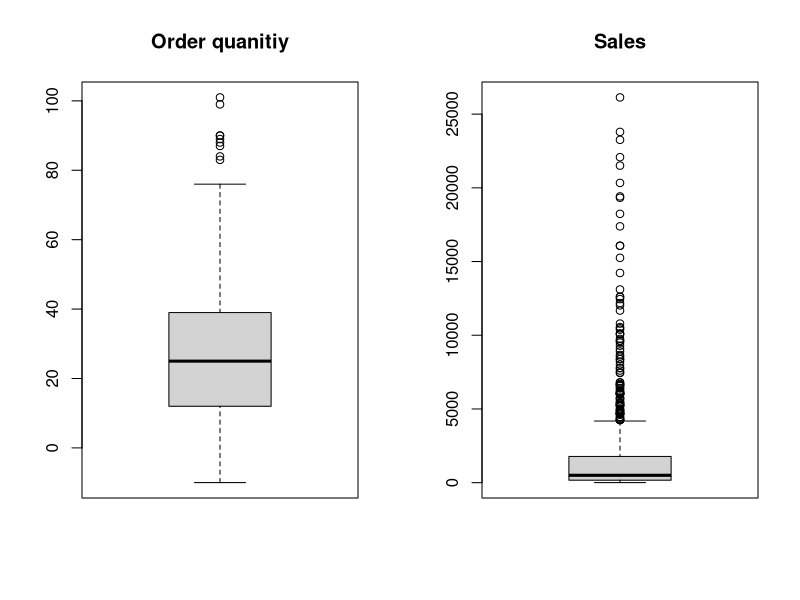
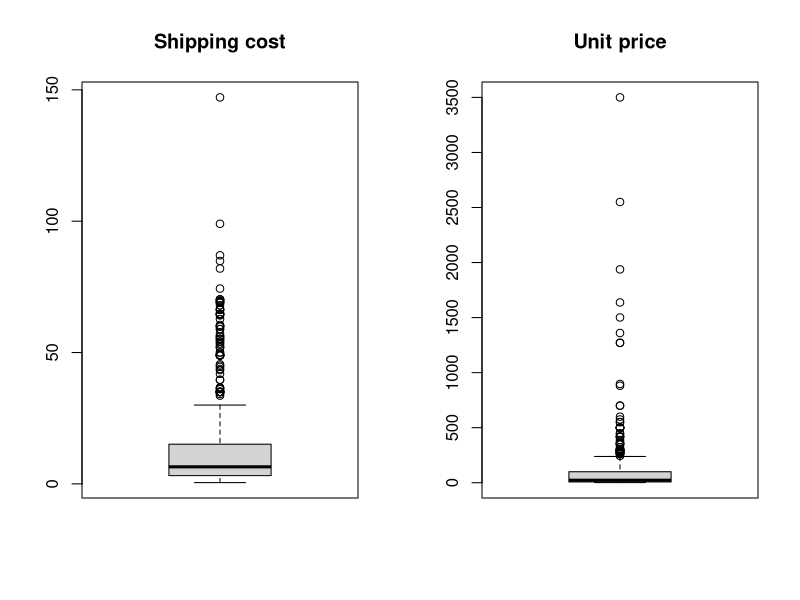
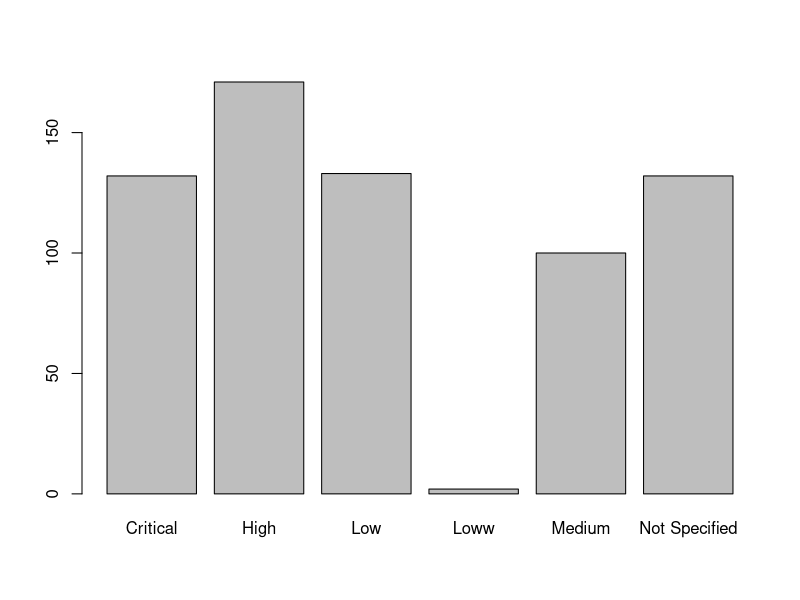
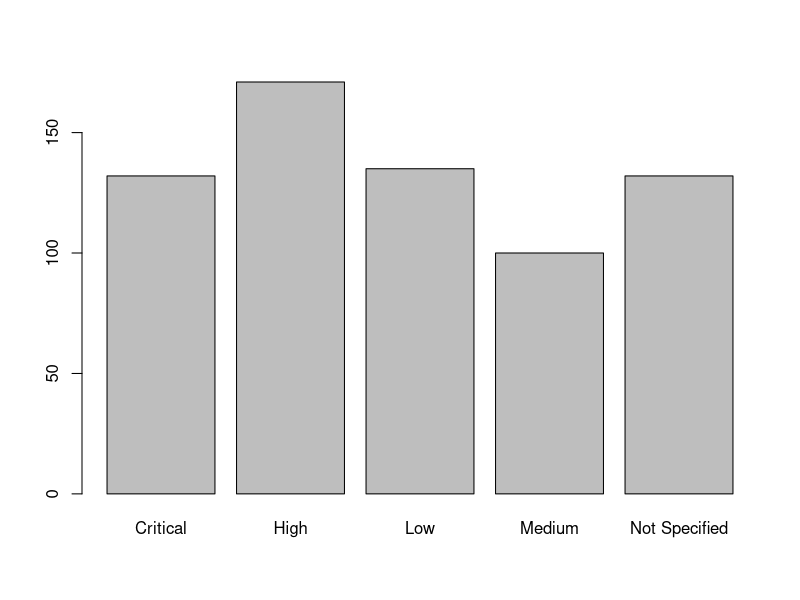

The R source for these figures, in order: (Note: this script raises an error after producing the figures.)
getwd()
data <- read.csv('Datasets/SalesDatafor preprocessing.csv', stringsAsFactors = TRUE)
summary(data)
library(ggplot2)
#standerd deviation
str(data)
attach(data)
View(data)
data$Sales[is.na(data$Sales)] <- mean(data$Sales,na.rm = TRUE)
data$Profit[is.na(data$Profit)] <- mean(data$Profit,na.rm = TRUE)
data$Unit.Price[is.na(data$Unit.Price)] <- mean(data$Unit.Price,na.rm = TRUE)
data$Order.Priority[is.na(data$Order.Priority)] <- sample(levels(data$Order.Priority),
                                                          size = sum(is.na(data$Order.Priority)),
                                                          replace = TRUE)

sd(data$Order.Quantity)
sd(data$Sales)
sd(data$Profit)
sd(data$Unit.Price)
summary(data)
#it will divide graph as 1 row and 2 column so by column wise or vertically
#2 graph can be printer but by row wise only 1
par(mfrow =c(1,2))
boxplot(data$Order.Quantity,main ='Order quanitiy')
boxplot(data$Sales,main= "Sales")
boxplot(data$Shipping.Cost, main='Shipping cost')
boxplot(data$Unit.Price,main= 'Unit price')
#if will divide the graph into 1 row and 1 column section
par(mfrow = c(1,1))
summary(data)
barplot(summary(data$Order.Priority))

#change column name of loww to low
# Change the "Loww" level to "Low"
print(levels(data$Order.Priority))
levels(data$Order.Priority)[levels(data$Order.Priority) == "Loww"] <- "Low"

# Verify the updated levels
print(levels(data$Order.Priority))

#removing outliers using boxplot.stat 
ind <- which(data$Order.Quantity %in% boxplot.stats(data$Order.Quantity)$out | 
               data$Sales %in% boxplot.stats(data$Sales)$out |
               data$Profit %in% boxplot.stats(data$Profit)$out|
               data$Unit.Price %in% boxplot.stats(data$Unit.Price)$out|
               data$Shipping.Cost %in% boxplot.stats(data$Shipping.Cost)$out)
data2 <- data[-ind,]
data2


#another way to change the loww to low

data2$Order.Priority[data2$Order.Priority=="Loww"]<-"Low"
data2$Order.Priority<- droplevels(data2$Order.Priority)
barplot(summary(data$Order.Priority))
# Finally, we can draw the new bloxplot
par(mfrow = c(1,-2))
boxplot(data$Order.Quantity,  main = "Order.Quantity")
boxplot(data$Profit, main = "Profit")
boxplot(data$Sales,  main= "Sales")
boxplot(data$Shipping.Cost, main = "Shipping Cost")
